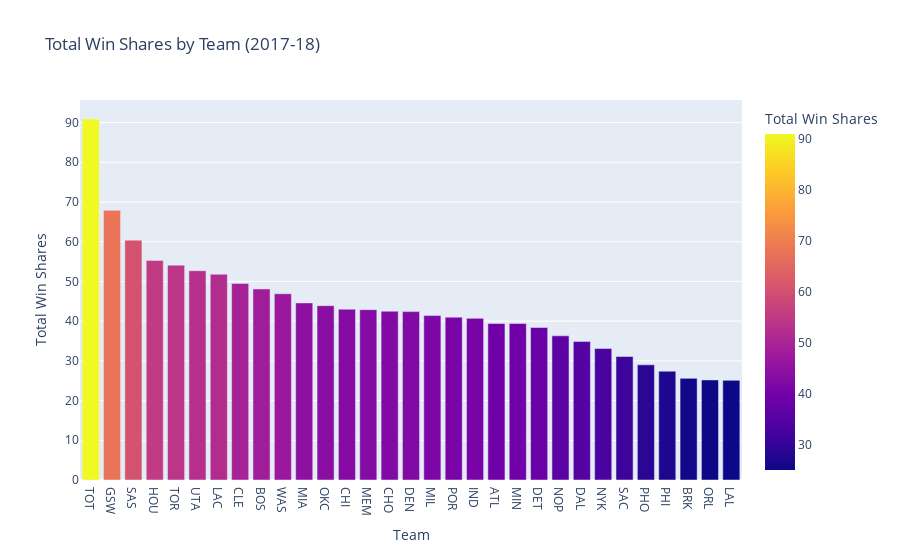

Notebook cell for this chart:
### Markdown cell above
### Total Win Shares by Team
This chart highlights the total Win Shares (WS) for each team. Win Shares measure the total player contribution to team victories, helping identify the most impactful teams.

### Code cell
query = """
SELECT 
    stats.Tm AS Team, 
    SUM(stats.WS) AS Total_Win_Shares
FROM 
    Seasons_Stats AS stats
WHERE 
    stats.Year = 2017
GROUP BY 
    stats.Tm
ORDER BY 
    Total_Win_Shares DESC;
"""
team_win_shares = pd.read_sql(query, conn)

# Plotly Bar Chart
fig = px.bar(
    team_win_shares, 
    x='Team', 
    y='Total_Win_Shares',
    title='Total Win Shares by Team (2017-18)',
    labels={'Total_Win_Shares': 'Total Win Shares'},
    color='Total_Win_Shares'
)
fig.show()

### Figure 1 — Plotly figure (JSON) as saved in the notebook; plotly's stock layout.template omitted (floating-point values rounded to 4 significant figures)
{"data": [{"alignmentgroup": "True", "hovertemplate": "Team=%{x}<br>Total Win Shares=%{marker.color}<extra></extra>", "legendgroup": "", "marker": {"color": [90.9, 67.9, 60.4, 55.3, 54.1, 52.7, 51.8, 49.5, 48.1, 46.9, 44.6, 43.9, 43.0, 42.9, 42.5, 42.4, 41.4, 41, 40.7, 39.4, 39.4, 38.4, 36.3, 34.9, 33.1, 31.1, 29, 27.4, 25.6, 25.2, 25.1], "coloraxis": "coloraxis", "pattern": {"shape": ""}}, "name": "", "offsetgroup": "", "orientation": "v", "showlegend": false, "textposition": "auto", "type": "bar", "x": ["TOT", "GSW", "SAS", "HOU", "TOR", "UTA", "LAC", "CLE", "BOS", "WAS", "MIA", "OKC", "CHI", "MEM", "CHO", "DEN", "MIL", "POR", "IND", "ATL", "MIN", "DET", "NOP", "DAL", "NYK", "SAC", "PHO", "PHI", "BRK", "ORL", "LAL"], "xaxis": "x", "y": [90.9, 67.9, 60.4, 55.3, 54.1, 52.7, 51.8, 49.5, 48.1, 46.9, 44.6, 43.9, 43.0, 42.9, 42.5, 42.4, 41.4, 41, 40.7, 39.4, 39.4, 38.4, 36.3, 34.9, 33.1, 31.1, 29, 27.4, 25.6, 25.2, 25.1], "yaxis": "y"}], "layout": {"barmode": "relative", "coloraxis": {"colorbar": {"title": {"text": "Total Win Shares"}}, "colorscale": [[0, "#0d0887"], [0.1111, "#46039f"], [0.2222, "#7201a8"], [0.3333, "#9c179e"], [0.4444, "#bd3786"], [0.5556, "#d8576b"], [0.6667, "#ed7953"], [0.7778, "#fb9f3a"], [0.8889, "#fdca26"], [1, "#f0f921"]]}, "legend": {"tracegroupgap": 0}, "title": {"text": "Total Win Shares by Team (2017-18)"}, "xaxis": {"anchor": "y", "domain": [0, 1], "title": {"text": "Team"}}, "yaxis": {"anchor": "x", "domain": [0, 1], "title": {"text": "Total Win Shares"}}}}
